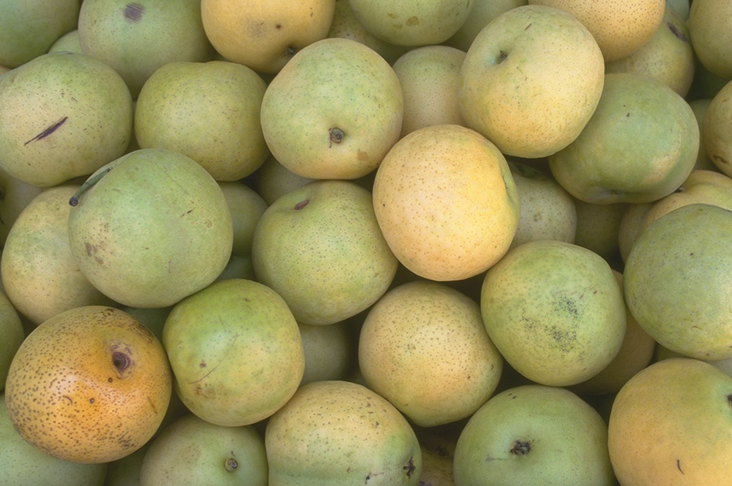
#> input picture images/pears.png, 732 x 486 px
$ python 'tutorial57_Cell Nuclei analysis using watershed.py'
#> lines starting #> are read from the running program, lines starting #| are printed output that depends on the picture; after the words box and inside, x2 and y2 are one past the last pixel; in counts of white or black regions, pixels touching at a corner belong together; long printed decimals are rounded
#Video Playlist: https://www.youtube.com/playlist?list=PLHae9ggVvqPgyRQQOtENr6hK0m1UquGaG

"""
https://opencv-python-tutroals.readthedocs.io/en/latest/py_tutorials/py_imgproc/py_watershed/py_watershed.html

This code performs cell counting and size distribution analysis and dumps results into a csv file.
It uses watershed segmentation for better segmentation, separating touching nuclei.
"""

import cv2
import numpy as np
from matplotlib import pyplot as plt
from scipy import ndimage
from skimage import measure, color, io


img = cv2.imread("images/pears.png")
#> img is the input picture: shape (486, 732, 3); mean B, G, R 91.1, 146.4, 154.5
#Extract only blue channel as DAPI / nuclear (blue) staining is the best
#channel to perform cell count.
cells=img[:,:,1]  #Blue channel. Image equivalent to grey image.
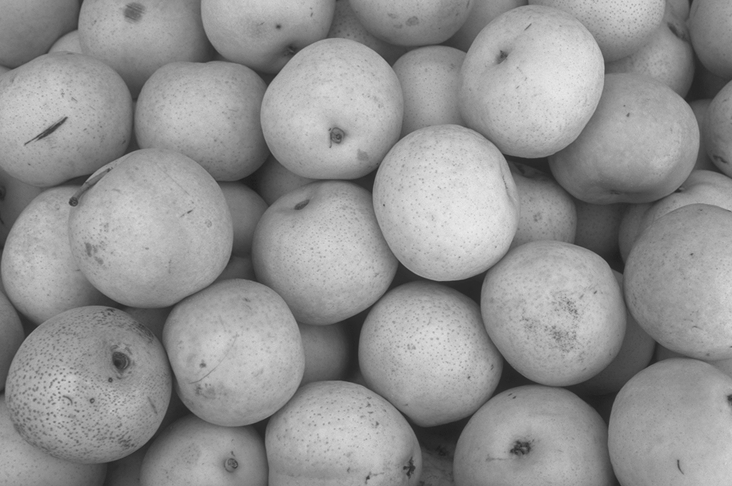
#> cells: shape (486, 732); min 28, max 235, mean 146.4


pixels_to_um = 0.454 # 1 pixel = 454 nm (got this from the metadata of original image)

#Threshold image to binary using OTSU. ALl thresholded pixels will be set to 255
ret1, thresh = cv2.threshold(cells, 0, 255, cv2.THRESH_BINARY+cv2.THRESH_OTSU)
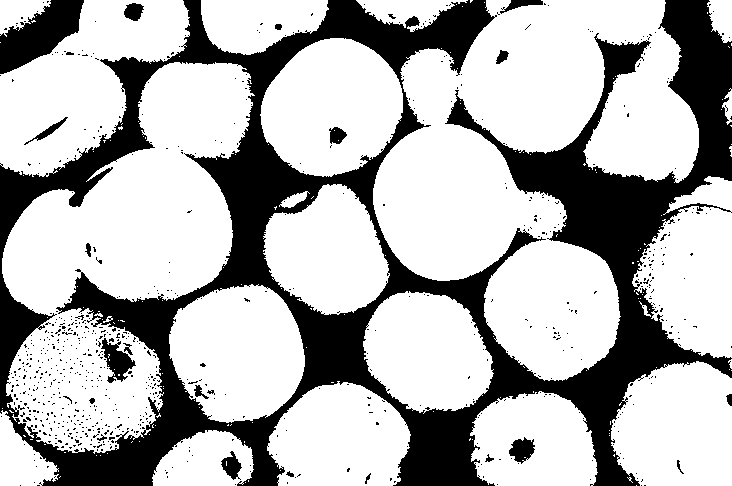
#> thresh: shape (486, 732); 70.6% white; 788 black regions (764 under 20 px), largest, box (x1, y1, x2, y2) and area: (0, 0, 732, 486) 96164, (0, 0, 84, 74) 3302, (101, 338, 136, 383) 731
#> ret1 = 131

plt.imshow(thresh, cmap='gray')
# Morphological operations to remove small noise - opening
#To remove holes we can use closing
kernel = np.ones((3,3),np.uint8)
opening = cv2.morphologyEx(thresh,cv2.MORPH_OPEN,kernel, iterations = 2)
#> opening: shape (486, 732); 68.2% white; 200 black regions (174 under 20 px), largest, box (x1, y1, x2, y2) and area: (0, 0, 732, 486) 107134, (0, 0, 84, 76) 3504, (509, 437, 535, 464) 478

'''#    CLEAR BORDER IS NOT SUITABLE IN THIS IMAGE
from skimage.segmentation import clear_border
opening = clear_border(opening) #Remove edge touching grains
plt.imshow(opening, cmap='gray') #This is our image to be segmented further using watershed
'''
#Check the total regions found before and after applying this.

#STEP 1: Sude background
#Now we know that the regions at the center of cells is for sure cells
#The region far away is background.
#We need to extract sure regions. For that erode a few times.
#But we have cells touching, so erode alone will not work.
#To separate touching objects, the best approach would be distance transform and then thresholding.

# let us start by identifying sure background area
# dilating pixes a few times increases cell boundary to background.
# This way whatever is remaining for sure will be background.
#The area in between sure background and foreground is our ambiguous area.
#Watershed should find this area for us.
sure_bg = cv2.dilate(opening,kernel,iterations=10)
#> sure_bg: shape (486, 732); 91.2% white; 27 black regions (4 under 20 px), largest, box (x1, y1, x2, y2) and area: (520, 157, 666, 280) 6149, (675, 0, 732, 168) 3997, (64, 383, 195, 486) 3676
plt.imshow(sure_bg, cmap='gray') #Dark region is our sure background

# Finding sure foreground area using distance transform and thresholding
#intensities of the points inside the foreground regions are changed to
#distance their respective distances from the closest 0 value (boundary).
#https://www.tutorialspoint.com/opencv/opencv_distance_transformation.htm
dist_transform = cv2.distanceTransform(opening,cv2.DIST_L2,5)
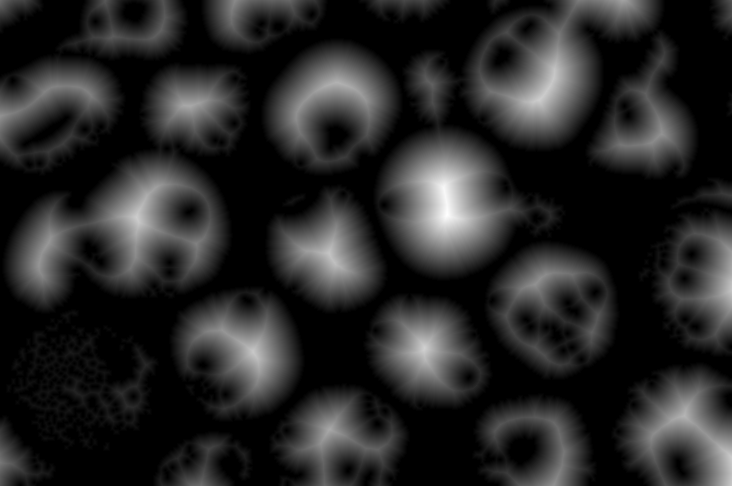
#> dist_transform: shape (486, 732) float32; min 0, max 64.12, mean 10.1; drawn with min black and max white
plt.imshow(dist_transform, cmap='gray') #Dist transformed img.


#Let us threshold the dist transform by starting at 1/2 its max value.
print(dist_transform.max()) #gives about 21.9
#| 64.119
ret2, sure_fg = cv2.threshold(dist_transform,0.5*dist_transform.max(),255,0)
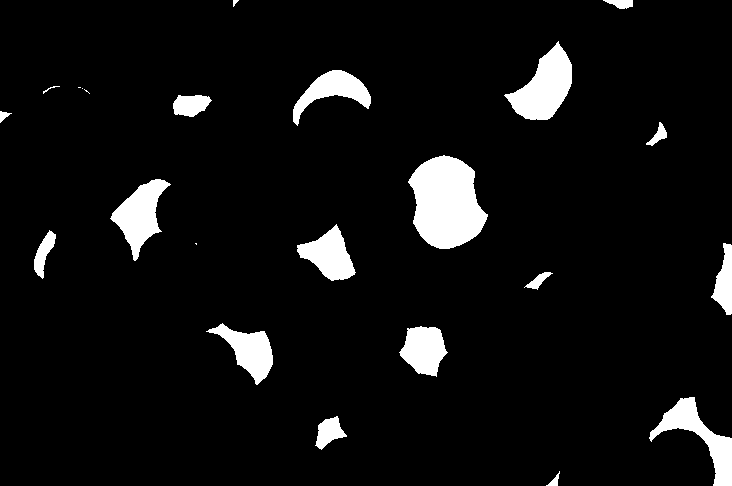
#> sure_fg: shape (486, 732) float32; 6.5% white; 23 white regions (4 under 20 px), largest, box (x1, y1, x2, y2) and area: (408, 155, 488, 249) 5298, (504, 41, 572, 120) 2829, (649, 397, 732, 486) 2277
#> ret2 = 32.06
plt.imshow(sure_fg, cmap='gray')

#Later you realize that 0.25* max value will not separate the cells well.
#High value like 0.7 will not recognize some cells. 0.5 seems to be a good compromize

# Unknown ambiguous region is nothing but bkground - foreground
sure_fg = np.uint8(sure_fg)  #Convert to uint8 from float
unknown = cv2.subtract(sure_bg,sure_fg)
#> unknown: shape (486, 732); 84.7% white; 50 black regions (8 under 20 px), largest, box (x1, y1, x2, y2) and area: (520, 157, 666, 280) 6149, (408, 155, 488, 249) 5298, (675, 0, 732, 168) 3997
plt.imshow(unknown, cmap='gray')

#Now we create a marker and label the regions inside.
# For sure regions, both foreground and background will be labeled with positive numbers.
# Unknown regions will be labeled 0.
#For markers let us use ConnectedComponents.
#Connected components labeling scans an image and groups its pixels into components
#based on pixel connectivity, i.e. all pixels in a connected component share
#similar pixel intensity values and are in some way connected with each other.
#Once all groups have been determined, each pixel is labeled with a graylevel
# or a color (color labeling) according to the component it was assigned to.
ret3, markers = cv2.connectedComponents(sure_fg)
#> markers: shape (486, 732) int32; 24 distinct labels, from 0 to 23
#> ret3 = 24
plt.imshow(markers)

#One problem rightnow is that the entire background pixels is given value 0.
#This means watershed considers this region as unknown.
#So let us add 10 to all labels so that sure background is not 0, but 10
markers = markers+10
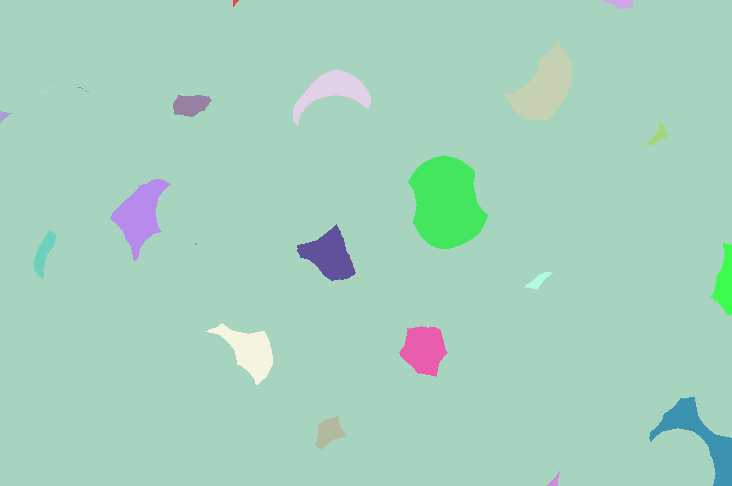
#> markers: shape (486, 732) int32; 24 distinct labels, from 10 to 33; one colour per label, 0 black

# Now, mark the region of unknown with zero
markers[unknown==255] = 0
#> markers: shape (486, 732) int32; 25 distinct labels, from 0 to 33
plt.imshow(markers, cmap='gray')   #Look at the 3 distinct regions.

#Now we are ready for watershed filling.
markers = cv2.watershed(img,markers)
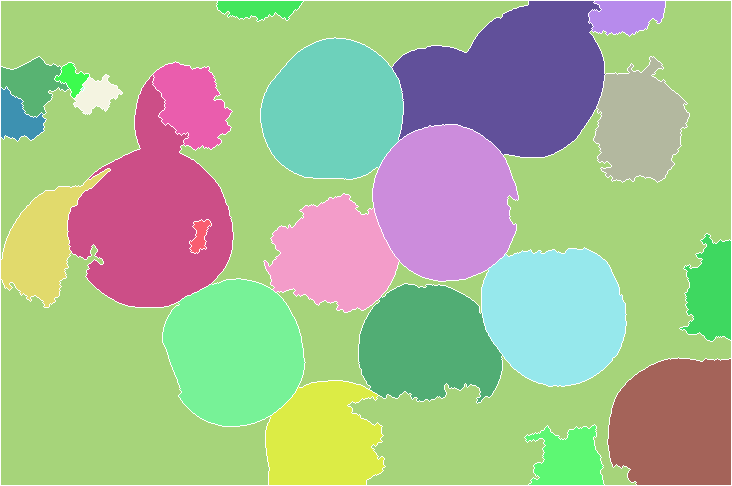
#> markers: shape (486, 732) int32; 25 distinct labels, from -1 to 33; one colour per label, 0 black, -1 white

#Let us color boundaries in yellow.
#Remember that watershed assigns boundaries a value of -1
img[markers == -1] = [0,255,255]
#> img: shape (486, 732, 3); 2.37% of pixels changed, all inside (x1, y1, x2, y2) = (0, 0, 732, 486)

#label2rgb - Return an RGB image where color-coded labels are painted over the image.
img2 = color.label2rgb(markers, bg_label=0)
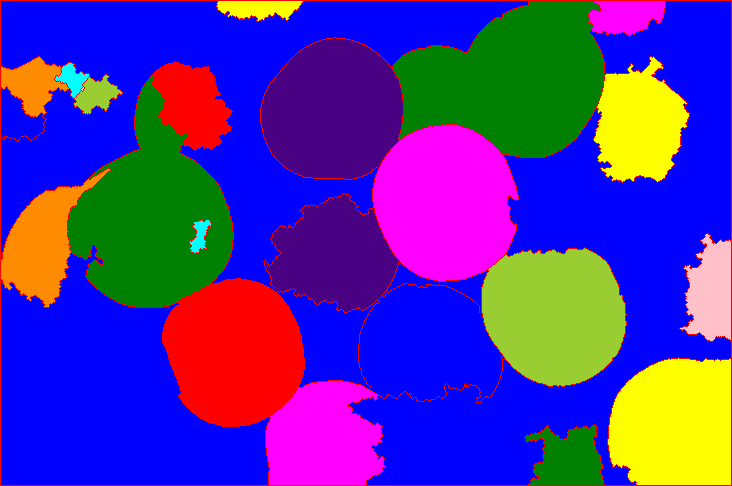
#> img2: shape (486, 732, 3) float64; mean R, G, B 0.312, 0.192, 0.623

plt.imshow(img2)
cv2.imshow('Overlay on original image', img)
cv2.imshow('Colored Grains', img2)
cv2.waitKey(0)

#####################################################################################
#Now, time to extract properties of detected cells
#Directly capturing props to pandas dataframe

props = measure.regionprops_table(markers, cells,
                          properties=['label',
                                      'area', 'equivalent_diameter',
                                      'mean_intensity', 'solidity', 'orientation',
                                      'perimeter'])
#> props = 7 items

import pandas as pd
df = pd.DataFrame(props)
#> df = table of 24 rows and 7 columns
print(df.head())
#> (printed output is left out)

#To delete small regions...
df = df[df['area'] > 50]
#> df = table of 23 rows and 7 columns
print(df.head())
#> (printed output is left out)

#######################################################
#Convert to micron scale
df['area_sq_microns'] = df['area'] * (pixels_to_um**2)
df['equivalent_diameter_microns'] = df['equivalent_diameter'] * (pixels_to_um)
print(df.head())
#> (printed output is left out)

#> (the run stopped early here; a loop or call above may not have finished)

$ run again, with images/apple_pepper.png copied over images/pears.png
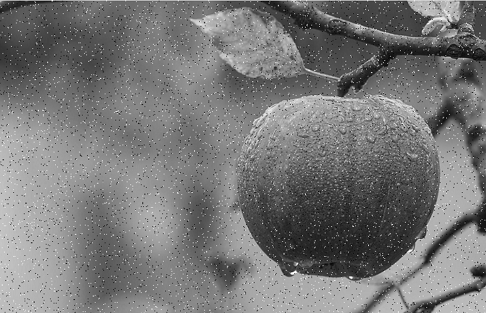
#> input picture images/apple_pepper.png, 486 x 313 px
#> img is the input picture: shape (313, 486, 3); min 0, max 255, mean 119.4
#> `ret1, thresh = cv2.threshold(cells, 0, 255, cv2.THRESH_BINARY+cv2.THRE..`:
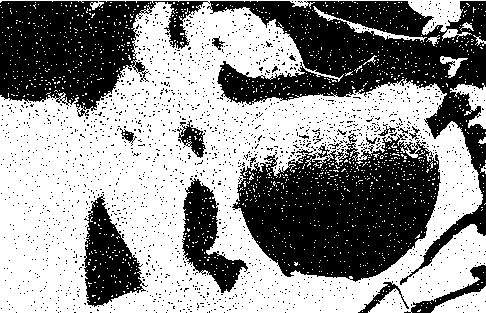
#> thresh: shape (313, 486); 56.7% white; 1864 black regions (1844 under 20 px), largest, box (x1, y1, x2, y2) and area: (0, 1, 486, 285) 33640, (232, 134, 441, 282) 19844, (84, 194, 148, 307) 3723
#> ret1 = 114
#> opening: shape (313, 486); 46.6% white; 24 white regions, largest, box (x1, y1, x2, y2) and area: (0, 2, 482, 313) 64044, (400, 224, 486, 304) 3377, (411, 0, 461, 25) 846
#> sure_bg: shape (313, 486); 73% white; 14 black regions (4 under 20 px), largest, box (x1, y1, x2, y2) and area: (249, 136, 429, 268) 16814, (0, 0, 142, 97) 11094, (231, 0, 438, 92) 9446
#| 14.797
#> ret2 = 7.4
#> ret3 = 56
#> img: shape (313, 486, 3); 4.66% of pixels changed, all inside (x1, y1, x2, y2) = (0, 0, 486, 313)
#> `img2 = color.label2rgb(markers, bg_label=0)`:
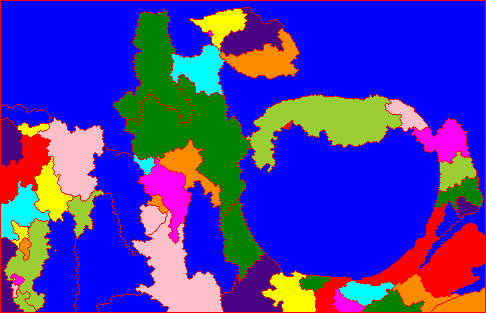
#> img2: shape (313, 486, 3) float64; mean R, G, B 0.274, 0.207, 0.679
#> props = 7 items
#> `df = pd.DataFrame(props)`: df = table of 56 rows and 7 columns
#> (printed output is left out)
#> `df = df[df['area'] > 50]`: df = table of 51 rows and 7 columns
#> (printed output is left out)
#> (printed output is left out)
